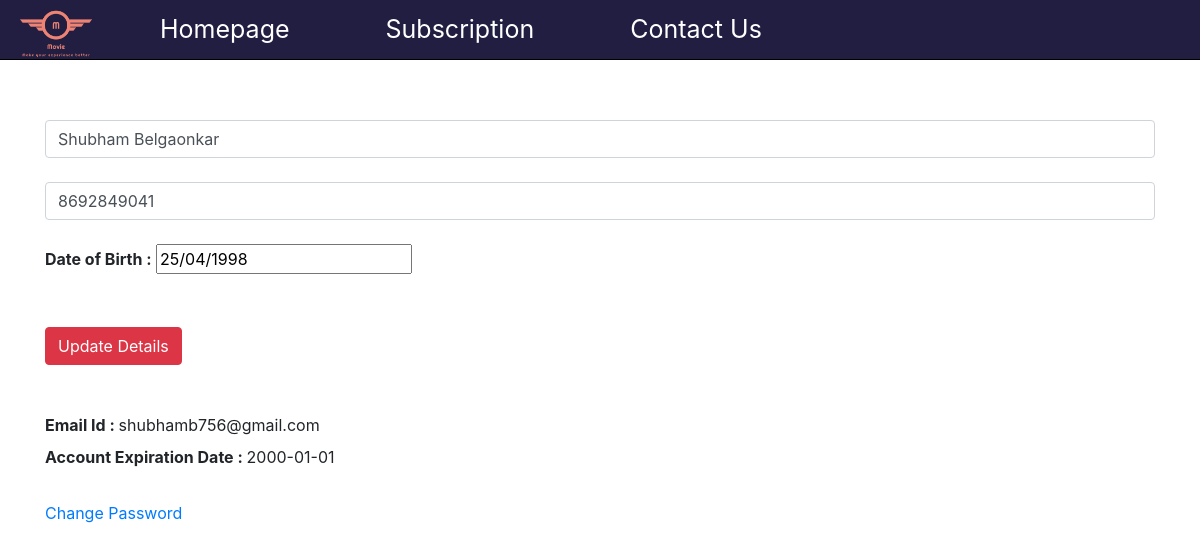
The page /account.php (signed in) on the database its author committed.
### tables this page shows
CREATE TABLE `user1` (
  `id` int NOT NULL AUTO_INCREMENT,
  `username` varchar(25) NOT NULL,
  `passwd` varchar(20) NOT NULL,
  `name` varchar(20) NOT NULL,
  `phone` varchar(10) NOT NULL,
  `email` varchar(25) NOT NULL,
  `DOB` varchar(10) NOT NULL,
  `mid` int DEFAULT NULL,
  `user_type` int DEFAULT '1',
  `subscription` date DEFAULT '2000-01-01',
  PRIMARY KEY (`id`),
  UNIQUE KEY `username` (`username`),
  KEY `mid` (`mid`),
  CONSTRAINT `user1_ibfk_1` FOREIGN KEY (`mid`) REFERENCES `movies` (`mid`)
);

### account.php (the view, shortened to what this page needs)
<!DOCTYPE html>
<html lang="en" dir="ltr">
<head>
  <link rel="stylesheet" href="homepage.css" type="text/css">
  <link rel="stylesheet" href="https://stackpath.bootstrapcdn.com/bootstrap/4.1.3/css/bootstrap.min.css">
</head>
  <body>
  <?php include 'header.php';  ?>
     <div class="container">
       <?php
             include 'dbh.php';
             $id = $_SESSION['id'];
             $sql = "SELECT * FROM user1 WHERE id = $id ";
             $newrecords = mysqli_query($conn,$sql);
             $result = mysqli_fetch_assoc($newrecords);
     echo"  <form  action='update.php' method='POST'>
     <br><br><br><br><br><input type='text' class='form-control' placeholder='Enter full name' name='fname' value='".ucwords($result['name'])."'>
         <br>
         <input type='text' class='form-control' placeholder='Enter mobile number' name='phn' value='".$result['phone']."'>
         <br>
         <label><b>Date of Birth : </b></label>
         <input type='text' class='from-control' placeholder='Enter Date of Birth' name='dob' value='".$result['DOB']."'><br>
             <div class='signupbutton'>
               <br><br>
               <button type='submit' class='btn btn-danger' name='sub' value='submit'>Update Details</button>
             </div>
             </form>
             <br><br>
             <label><b>Email Id : </b>".$result['email']."</label></br>
             <label><b>Account Expiration Date : </b>".$result['subscription']."</label>
             <br><br>
             <a href='accountp.php'>Change Password</a>
             ";
        ?>
     </div>
   </body>
 </html>

### homepage.css (style rules this page uses)
body { font-family: sans-serif; height: 100%; }

### header.php (style rules this page uses)
a { color: #d1d0cf; text-decoration: none; outline: medium none; transition: all 0.5s ease-out 0s; }

### rows shown on the page
user1: fname "Shubham Belgaonkar", phn "8692849041", dob "25/04/1998", email "shubhamb756@gmail.com", subscription "2000-01-01"
